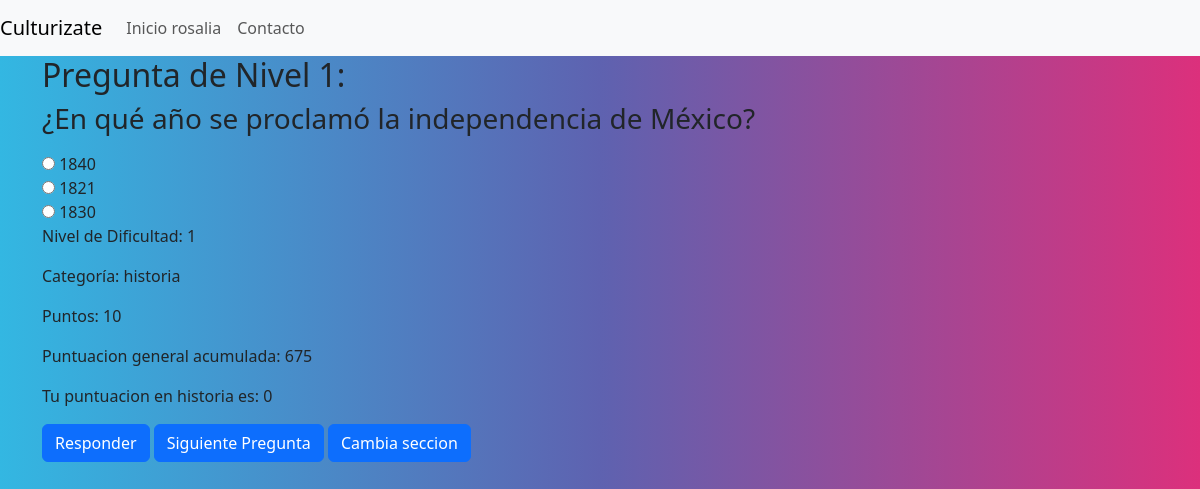
The page /take_question/historia/1/ (signed in) on the database its author committed.
### culturizateApp/models.py (models this page shows)
class UserProfile(AbstractUser):
    name = models.CharField(max_length=255)
    surname=models.CharField(max_length=200)
    email = models.EmailField()
    score = models.IntegerField(default=0)
    attempts = models.IntegerField(default=0)
    informatica_score=models.IntegerField(default=0)
    ciencia_score=models.IntegerField(default=0)
    historia_score=models.IntegerField(default=0)
    geopolitica_score=models.IntegerField(default=0)
    curiosidades_score=models.IntegerField(default=0)
    espiritualidad_score=models.IntegerField(default=0)
    historia_score=models.IntegerField(default=0)
    sociedad_score=models.IntegerField(default=0)

class BaseQuestion(models.Model):
    question_text = models.TextField()
    correct_option = models.CharField(max_length=1, choices=[('A', 'Option A'), ('B', 'Option B'), ('C', 'Option C')])
    nivel_dificultad = models.IntegerField()
    category = models.CharField(max_length=200)
    points=models.IntegerField()
    option_a = models.CharField(max_length=255,null=True)
    option_b = models.CharField(max_length=255,null=True)
    option_c = models.CharField(max_length=255,null=True)

### culturizateApp/views.py (the view)
# urls.py: path("take_question/<str:category_selected>/<int:nivel>/",views.take_question,name='take_question'),
def take_question(request,category_selected=None,nivel=None):
    all_categories=['informatica','historia','geopolitica','espiritualidad','curiosidades','ciencia']
    angle = 360 / len(all_categories)
    user_profile=request.user
    if nivel==5:
        question=BaseQuestion.objects.filter(category=category_selected).order_by('?').first()
    else:
        question=BaseQuestion.objects.filter(category=category_selected,nivel_dificultad=nivel).order_by('?').first()
    try:
        if request.method=='GET':
            if question is not None:
                options=[
                    ('A',question.option_a),
                    ('B',question.option_b),
                    ('C',question.option_c),
                ]
                category_score_field=f'{question.category}_score'
                user_category_score=getattr(user_profile,category_score_field)
                options=sorted(options,key=lambda x:choice([0,1,2]))
                request.session['current_question'] = {
                    'question_text' : question.question_text,
                    'options':options,
                    'points':question.points,
                    'nivel_dificultad':question.nivel_dificultad,
                    'category':question.category,
                    'correct_answer':question.correct_option ,
                    }
                context = {
                'question_text': question.question_text,
                'options': options,
                'points': question.points,
                'nivel_dificultad': question.nivel_dificultad,
                'category': question.category,
                'correct_answer': question.correct_option,
                'all_categories': all_categories,
                'angle': angle,
                'user_category_score':user_category_score,
                'nivel':nivel,
            }
                return render(request,'game.html',context)
            else:
                return render(request,'/')
        return HttpResponse('Esta vista solo adminte solicitudes post')
    except Exception as e:
        logging.exception(e)
        print(f"Error: {type(e).__name__} - {str(e)}")
        return HttpResponse('Error, vuelve a intentarlo más tarde')

### culturizateApp/templates/game.html (shortened to what this page needs)
{% extends 'base.html' %}
{%load static %}
{% block content %}
  <div id="game-container">
    {% if no_questions %}
    <p>No hay preguntas disponibles</p>
    {% else %}
    <h2>Pregunta de Nivel {{ nivel_dificultad }}:</h2>
    <h3>{{question_text}}</h3>
    <form id="question-form" method="POST" action="{% url 'checkAnswer' %}">
      {% for option in options %}
        <input type="radio" name="user_answer" value="{{ option.0 }}" id="{{ option.0 }}">
        <label for="{{ option.0 }}">{{ option.1 }}</label><br>
      {% endfor %}
      <p>Nivel de Dificultad: {{ nivel_dificultad }}</p>
      <p>Categoría: {{ category }}</p>
      <p>Puntos: {{ points }}</p>
      <p>Puntuacion general acumulada: {{ user.score }}</p>
      <p>Tu puntuacion en {{ category }} es: {{ user_category_score }}</p>
      <button id="response-button" type="submit"class="btn btn-primary" >Responder</button>
      <a href="{% url 'take_question' category_selected=category nivel=nivel %}" class="btn btn-primary">Siguiente Pregunta</a>
      <a href="{% url 'obtain_categories'  %}" class="btn btn-primary"> Cambia seccion</a>
    </form>
    {% endif %}
  </div>
{% endblock %}

### culturizateApp/templates/base.html (shortened to what this page needs)
{% load static %}
{% load crispy_forms_tags %}
<!DOCTYPE html>
<html lang="en">
  <head>
    <link rel="stylesheet" href="https://bootswatch.com/5/quartz/bootstrap.min.css">
    <link href="https://cdn.jsdelivr.net/npm/bootstrap@5.3.0-alpha1/dist/css/bootstrap.min.css" rel="stylesheet">
  </head>
  <body>
    <nav class="navbar navbar-expand-lg navbar-light bg-light">
      <a class="navbar-brand" href="#">Culturizate</a>
      <div class="collapse navbar-collapse" id="navbarNav">
        <ul class="navbar-nav">
          <li class="nav-item active">
            <a class="nav-link" href="#">Inicio <span class="sr-only">{{ user }}</span></a>
          </li>
          <li class="nav-item">
            <a class="nav-link" href="#">Contacto</a>
          </li>
        </ul>
      </div>
    </nav>
    <div class="container">
      {% block content %}
      {% endblock %}
    </div>
  </body>
</html>

### rows shown on the page
UserProfile: username "rosalia", score "675"
BaseQuestion: question_text "¿En qué año se proclamó la independencia de México?", option_c "1840" "1821" "1830", category "historia"

### other values the page prints
{{ nivel_dificultad }} "1"
{{ points }} "10"
{{ user_category_score }} "0"
